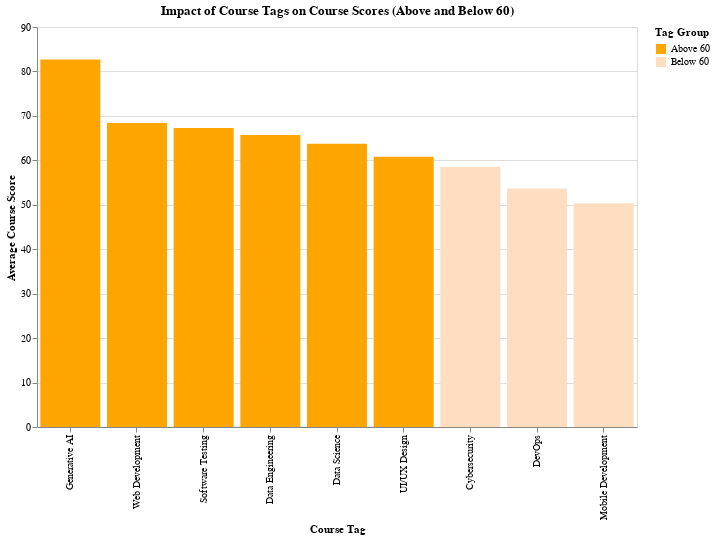

Notebook code cell kept with this figure:
### Code cell
employee_performance = pd.read_csv('../data_engineering/data_warehouse/report/employee_performance_kpi.csv')

# Aggregate data based on course tags and course scores
tag_score_summary = employee_performance.groupby('course_tag').agg({
    'course_score': 'mean'
}).reset_index()

# Define the threshold value for course score
threshold_value = 60

# Create a new column to identify whether the course score is above or below the threshold
tag_score_summary['course_tag_grouped'] = tag_score_summary['course_score'].apply(
    lambda score: 'Above 60' if score >= threshold_value else 'Below 60'
)

# Create a bar chart showing the average course score for each course tag
chart = alt.Chart(tag_score_summary).mark_bar().encode(
    x=alt.X('course_tag:O', title='Course Tag', sort='-y'),
    y=alt.Y('course_score:Q', title='Average Course Score'),
    color=alt.Color('course_tag_grouped:N', 
                    scale=alt.Scale(domain=['Above 60', 'Below 60'], 
                                    range=['#FFA500', '#FFDDC1']),
                    title='Tag Group'),
    tooltip=['course_tag', 'course_score']
).properties(
    title='Impact of Course Tags on Course Scores (Above and Below 60)',
    width=600,
    height=400
).interactive()

# Show the chart
chart.show()

### Figure 1 — Vega-Lite specification as saved in the notebook (floating-point values rounded to 4 significant figures)
{"config": {"view": {"continuousWidth": 300, "continuousHeight": 300}}, "data": {"name": "data-438260e409b1077c85f96286912a5fa0"}, "mark": {"type": "bar"}, "encoding": {"color": {"field": "course_tag_grouped", "scale": {"domain": ["Above 60", "Below 60"], "range": ["#FFA500", "#FFDDC1"]}, "title": "Tag Group", "type": "nominal"}, "tooltip": [{"field": "course_tag", "type": "nominal"}, {"field": "course_score", "type": "quantitative"}], "x": {"field": "course_tag", "sort": "-y", "title": "Course Tag", "type": "ordinal"}, "y": {"field": "course_score", "title": "Average Course Score", "type": "quantitative"}}, "height": 400, "params": [{"name": "param_4", "select": {"type": "interval", "encodings": ["x", "y"]}, "bind": "scales"}], "title": "Impact of Course Tags on Course Scores (Above and Below 60)", "width": 600, "$schema": "https://vega.github.io/schema/vega-lite/v5.20.1.json", "datasets": {"data-438260e409b1077c85f96286912a5fa0": [{"course_tag": "Cybersecurity", "course_score": 58.53, "course_tag_grouped": "Below 60"}, {"course_tag": "Data Engineering", "course_score": 65.7, "course_tag_grouped": "Above 60"}, {"course_tag": "Data Science", "course_score": 63.75, "course_tag_grouped": "Above 60"}, {"course_tag": "DevOps", "course_score": 53.67, "course_tag_grouped": "Below 60"}, {"course_tag": "Generative AI", "course_score": 82.67, "course_tag_grouped": "Above 60"}, {"course_tag": "Mobile Development", "course_score": 50.33, "course_tag_grouped": "Below 60"}, {"course_tag": "Software Testing", "course_score": 67.29, "course_tag_grouped": "Above 60"}, {"course_tag": "UI/UX Design", "course_score": 60.82, "course_tag_grouped": "Above 60"}, {"course_tag": "Web Development", "course_score": 68.4, "course_tag_grouped": "Above 60"}]}}
